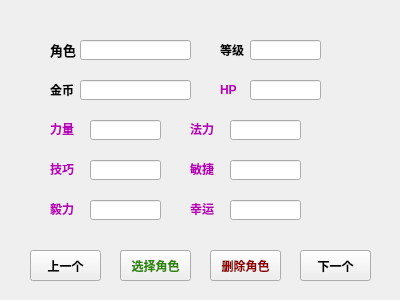
<?xml version="1.0" encoding="UTF-8"?>
<ui version="4.0">
 <class>Form_xuanzejuese</class>
 <widget class="QWidget" name="Form_xuanzejuese">
  <property name="geometry">
   <rect>
    <x>0</x>
    <y>0</y>
    <width>400</width>
    <height>300</height>
   </rect>
  </property>
  <property name="maximumSize">
   <size>
    <width>400</width>
    <height>300</height>
   </size>
  </property>
  <property name="windowTitle">
   <string>Form</string>
  </property>
  <widget class="QPushButton" name="xuanze">
   <property name="geometry">
    <rect>
     <x>120</x>
     <y>250</y>
     <width>71</width>
     <height>31</height>
    </rect>
   </property>
   <property name="palette">
    <palette>
     <active>
      <colorrole role="ButtonText">
       <brush brushstyle="SolidPattern">
        <color alpha="255">
         <red>45</red>
         <green>135</green>
         <blue>0</blue>
        </color>
       </brush>
      </colorrole>
     </active>
     <inactive>
      <colorrole role="ButtonText">
       <brush brushstyle="SolidPattern">
        <color alpha="255">
         <red>45</red>
         <green>135</green>
         <blue>0</blue>
        </color>
       </brush>
      </colorrole>
     </inactive>
     <disabled>
      <colorrole role="ButtonText">
       <brush brushstyle="SolidPattern">
        <color alpha="255">
         <red>120</red>
         <green>120</green>
         <blue>120</blue>
        </color>
       </brush>
      </colorrole>
     </disabled>
    </palette>
   </property>
   <property name="font">
    <font>
     <pointsize>9</pointsize>
     <weight>75</weight>
     <bold>true</bold>
    </font>
   </property>
   <property name="text">
    <string>选择角色</string>
   </property>
  </widget>
  <widget class="QPushButton" name="xiayige">
   <property name="geometry">
    <rect>
     <x>300</x>
     <y>250</y>
     <width>71</width>
     <height>31</height>
    </rect>
   </property>
   <property name="font">
    <font>
     <pointsize>9</pointsize>
     <weight>75</weight>
     <bold>true</bold>
    </font>
   </property>
   <property name="text">
    <string>下一个</string>
   </property>
  </widget>
  <widget class="QLabel" name="label_8">
   <property name="geometry">
    <rect>
     <x>50</x>
     <y>40</y>
     <width>31</width>
     <height>20</height>
    </rect>
   </property>
   <property name="text">
    <string>&lt;html&gt;&lt;head/&gt;&lt;body&gt;&lt;p&gt;&lt;span style=&quot; font-size:10pt; font-weight:600;&quot;&gt;角色&lt;/span&gt;&lt;/p&gt;&lt;/body&gt;&lt;/html&gt;</string>
   </property>
  </widget>
  <widget class="QLineEdit" name="name">
   <property name="geometry">
    <rect>
     <x>80</x>
     <y>40</y>
     <width>111</width>
     <height>20</height>
    </rect>
   </property>
   <property name="alignment">
    <set>Qt::AlignCenter</set>
   </property>
   <property name="readOnly">
    <bool>true</bool>
   </property>
  </widget>
  <widget class="QLabel" name="label_7">
   <property name="geometry">
    <rect>
     <x>220</x>
     <y>40</y>
     <width>31</width>
     <height>21</height>
    </rect>
   </property>
   <property name="text">
    <string>&lt;html&gt;&lt;head/&gt;&lt;body&gt;&lt;p&gt;&lt;span style=&quot; font-size:9pt; font-weight:600;&quot;&gt;等级&lt;/span&gt;&lt;/p&gt;&lt;/body&gt;&lt;/html&gt;</string>
   </property>
  </widget>
  <widget class="QLineEdit" name="level">
   <property name="geometry">
    <rect>
     <x>250</x>
     <y>40</y>
     <width>71</width>
     <height>20</height>
    </rect>
   </property>
   <property name="alignment">
    <set>Qt::AlignCenter</set>
   </property>
   <property name="readOnly">
    <bool>true</bool>
   </property>
  </widget>
  <widget class="QLabel" name="label_10">
   <property name="geometry">
    <rect>
     <x>50</x>
     <y>80</y>
     <width>31</width>
     <height>21</height>
    </rect>
   </property>
   <property name="text">
    <string>&lt;html&gt;&lt;head/&gt;&lt;body&gt;&lt;p&gt;&lt;span style=&quot; font-size:9pt; font-weight:600;&quot;&gt;金币&lt;/span&gt;&lt;/p&gt;&lt;/body&gt;&lt;/html&gt;</string>
   </property>
  </widget>
  <widget class="QLineEdit" name="gold">
   <property name="geometry">
    <rect>
     <x>80</x>
     <y>80</y>
     <width>111</width>
     <height>20</height>
    </rect>
   </property>
   <property name="alignment">
    <set>Qt::AlignCenter</set>
   </property>
   <property name="readOnly">
    <bool>true</bool>
   </property>
  </widget>
  <widget class="QPushButton" name="shangyige">
   <property name="geometry">
    <rect>
     <x>30</x>
     <y>250</y>
     <width>71</width>
     <height>31</height>
    </rect>
   </property>
   <property name="font">
    <font>
     <pointsize>9</pointsize>
     <weight>75</weight>
     <bold>true</bold>
    </font>
   </property>
   <property name="text">
    <string>上一个</string>
   </property>
  </widget>
  <widget class="QLabel" name="label">
   <property name="geometry">
    <rect>
     <x>220</x>
     <y>80</y>
     <width>21</width>
     <height>20</height>
    </rect>
   </property>
   <property name="palette">
    <palette>
     <active>
      <colorrole role="Text">
       <brush brushstyle="SolidPattern">
        <color alpha="255">
         <red>185</red>
         <green>0</green>
         <blue>185</blue>
        </color>
       </brush>
      </colorrole>
      <colorrole role="ButtonText">
       <brush brushstyle="SolidPattern">
        <color alpha="255">
         <red>185</red>
         <green>0</green>
         <blue>185</blue>
        </color>
       </brush>
      </colorrole>
      <colorrole role="ToolTipText">
       <brush brushstyle="SolidPattern">
        <color alpha="255">
         <red>185</red>
         <green>0</green>
         <blue>185</blue>
        </color>
       </brush>
      </colorrole>
     </active>
     <inactive>
      <colorrole role="Text">
       <brush brushstyle="SolidPattern">
        <color alpha="255">
         <red>185</red>
         <green>0</green>
         <blue>185</blue>
        </color>
       </brush>
      </colorrole>
      <colorrole role="ButtonText">
       <brush brushstyle="SolidPattern">
        <color alpha="255">
         <red>185</red>
         <green>0</green>
         <blue>185</blue>
        </color>
       </brush>
      </colorrole>
      <colorrole role="ToolTipText">
       <brush brushstyle="SolidPattern">
        <color alpha="255">
         <red>185</red>
         <green>0</green>
         <blue>185</blue>
        </color>
       </brush>
      </colorrole>
     </inactive>
     <disabled>
      <colorrole role="Text">
       <brush brushstyle="SolidPattern">
        <color alpha="255">
         <red>120</red>
         <green>120</green>
         <blue>120</blue>
        </color>
       </brush>
      </colorrole>
      <colorrole role="ButtonText">
       <brush brushstyle="SolidPattern">
        <color alpha="255">
         <red>120</red>
         <green>120</green>
         <blue>120</blue>
        </color>
       </brush>
      </colorrole>
      <colorrole role="ToolTipText">
       <brush brushstyle="SolidPattern">
        <color alpha="255">
         <red>185</red>
         <green>0</green>
         <blue>185</blue>
        </color>
       </brush>
      </colorrole>
     </disabled>
    </palette>
   </property>
   <property name="font">
    <font>
     <weight>75</weight>
     <bold>true</bold>
    </font>
   </property>
   <property name="text">
    <string>&lt;html&gt;&lt;head/&gt;&lt;body&gt;&lt;p&gt;&lt;span style=&quot; color:#b900b9;&quot;&gt;HP&lt;/span&gt;&lt;/p&gt;&lt;/body&gt;&lt;/html&gt;</string>
   </property>
  </widget>
  <widget class="QLineEdit" name="hp">
   <property name="geometry">
    <rect>
     <x>250</x>
     <y>80</y>
     <width>71</width>
     <height>20</height>
    </rect>
   </property>
   <property name="alignment">
    <set>Qt::AlignCenter</set>
   </property>
   <property name="readOnly">
    <bool>true</bool>
   </property>
  </widget>
  <widget class="QLabel" name="label_2">
   <property name="geometry">
    <rect>
     <x>50</x>
     <y>120</y>
     <width>31</width>
     <height>16</height>
    </rect>
   </property>
   <property name="font">
    <font>
     <weight>75</weight>
     <bold>true</bold>
    </font>
   </property>
   <property name="text">
    <string>&lt;html&gt;&lt;head/&gt;&lt;body&gt;&lt;p&gt;&lt;span style=&quot; color:#b900b9;&quot;&gt;力量&lt;/span&gt;&lt;/p&gt;&lt;/body&gt;&lt;/html&gt;</string>
   </property>
  </widget>
  <widget class="QLabel" name="label_3">
   <property name="geometry">
    <rect>
     <x>190</x>
     <y>120</y>
     <width>31</width>
     <height>16</height>
    </rect>
   </property>
   <property name="font">
    <font>
     <weight>75</weight>
     <bold>true</bold>
    </font>
   </property>
   <property name="text">
    <string>&lt;html&gt;&lt;head/&gt;&lt;body&gt;&lt;p&gt;&lt;span style=&quot; color:#b900b9;&quot;&gt;法力&lt;/span&gt;&lt;/p&gt;&lt;/body&gt;&lt;/html&gt;</string>
   </property>
  </widget>
  <widget class="QLabel" name="label_4">
   <property name="geometry">
    <rect>
     <x>190</x>
     <y>160</y>
     <width>31</width>
     <height>16</height>
    </rect>
   </property>
   <property name="font">
    <font>
     <weight>75</weight>
     <bold>true</bold>
    </font>
   </property>
   <property name="text">
    <string>&lt;html&gt;&lt;head/&gt;&lt;body&gt;&lt;p&gt;&lt;span style=&quot; color:#b900b9;&quot;&gt;敏捷&lt;/span&gt;&lt;/p&gt;&lt;/body&gt;&lt;/html&gt;</string>
   </property>
  </widget>
  <widget class="QLabel" name="label_5">
   <property name="geometry">
    <rect>
     <x>50</x>
     <y>160</y>
     <width>31</width>
     <height>16</height>
    </rect>
   </property>
   <property name="font">
    <font>
     <weight>75</weight>
     <bold>true</bold>
    </font>
   </property>
   <property name="text">
    <string>&lt;html&gt;&lt;head/&gt;&lt;body&gt;&lt;p&gt;&lt;span style=&quot; color:#b900b9;&quot;&gt;技巧&lt;/span&gt;&lt;/p&gt;&lt;/body&gt;&lt;/html&gt;</string>
   </property>
  </widget>
  <widget class="QLabel" name="label_6">
   <property name="geometry">
    <rect>
     <x>190</x>
     <y>200</y>
     <width>31</width>
     <height>16</height>
    </rect>
   </property>
   <property name="font">
    <font>
     <weight>75</weight>
     <bold>true</bold>
    </font>
   </property>
   <property name="text">
    <string>&lt;html&gt;&lt;head/&gt;&lt;body&gt;&lt;p&gt;&lt;span style=&quot; color:#b900b9;&quot;&gt;幸运&lt;/span&gt;&lt;/p&gt;&lt;/body&gt;&lt;/html&gt;</string>
   </property>
  </widget>
  <widget class="QLabel" name="label_9">
   <property name="geometry">
    <rect>
     <x>50</x>
     <y>200</y>
     <width>31</width>
     <height>16</height>
    </rect>
   </property>
   <property name="font">
    <font>
     <weight>75</weight>
     <bold>true</bold>
    </font>
   </property>
   <property name="text">
    <string>&lt;html&gt;&lt;head/&gt;&lt;body&gt;&lt;p&gt;&lt;span style=&quot; color:#b900b9;&quot;&gt;毅力&lt;/span&gt;&lt;/p&gt;&lt;/body&gt;&lt;/html&gt;</string>
   </property>
  </widget>
  <widget class="QLineEdit" name="liliang">
   <property name="geometry">
    <rect>
     <x>90</x>
     <y>120</y>
     <width>71</width>
     <height>20</height>
    </rect>
   </property>
   <property name="alignment">
    <set>Qt::AlignCenter</set>
   </property>
   <property name="readOnly">
    <bool>true</bool>
   </property>
  </widget>
  <widget class="QLineEdit" name="jiqiao">
   <property name="geometry">
    <rect>
     <x>90</x>
     <y>160</y>
     <width>71</width>
     <height>20</height>
    </rect>
   </property>
   <property name="alignment">
    <set>Qt::AlignCenter</set>
   </property>
   <property name="readOnly">
    <bool>true</bool>
   </property>
  </widget>
  <widget class="QLineEdit" name="yili">
   <property name="geometry">
    <rect>
     <x>90</x>
     <y>200</y>
     <width>71</width>
     <height>20</height>
    </rect>
   </property>
   <property name="alignment">
    <set>Qt::AlignCenter</set>
   </property>
   <property name="readOnly">
    <bool>true</bool>
   </property>
  </widget>
  <widget class="QLineEdit" name="fali">
   <property name="geometry">
    <rect>
     <x>230</x>
     <y>120</y>
     <width>71</width>
     <height>20</height>
    </rect>
   </property>
   <property name="alignment">
    <set>Qt::AlignCenter</set>
   </property>
   <property name="readOnly">
    <bool>true</bool>
   </property>
  </widget>
  <widget class="QLineEdit" name="minjie">
   <property name="geometry">
    <rect>
     <x>230</x>
     <y>160</y>
     <width>71</width>
     <height>20</height>
    </rect>
   </property>
   <property name="alignment">
    <set>Qt::AlignCenter</set>
   </property>
   <property name="readOnly">
    <bool>true</bool>
   </property>
  </widget>
  <widget class="QLineEdit" name="xingyun">
   <property name="geometry">
    <rect>
     <x>230</x>
     <y>200</y>
     <width>71</width>
     <height>20</height>
    </rect>
   </property>
   <property name="alignment">
    <set>Qt::AlignCenter</set>
   </property>
   <property name="readOnly">
    <bool>true</bool>
   </property>
  </widget>
  <widget class="QPushButton" name="shanchu">
   <property name="geometry">
    <rect>
     <x>210</x>
     <y>250</y>
     <width>71</width>
     <height>31</height>
    </rect>
   </property>
   <property name="palette">
    <palette>
     <active>
      <colorrole role="ButtonText">
       <brush brushstyle="SolidPattern">
        <color alpha="255">
         <red>147</red>
         <green>0</green>
         <blue>0</blue>
        </color>
       </brush>
      </colorrole>
     </active>
     <inactive>
      <colorrole role="ButtonText">
       <brush brushstyle="SolidPattern">
        <color alpha="255">
         <red>147</red>
         <green>0</green>
         <blue>0</blue>
        </color>
       </brush>
      </colorrole>
     </inactive>
     <disabled>
      <colorrole role="ButtonText">
       <brush brushstyle="SolidPattern">
        <color alpha="255">
         <red>120</red>
         <green>120</green>
         <blue>120</blue>
        </color>
       </brush>
      </colorrole>
     </disabled>
    </palette>
   </property>
   <property name="font">
    <font>
     <pointsize>9</pointsize>
     <weight>75</weight>
     <bold>true</bold>
    </font>
   </property>
   <property name="text">
    <string>删除角色</string>
   </property>
  </widget>
 </widget>
 <resources/>
 <connections/>
</ui>
